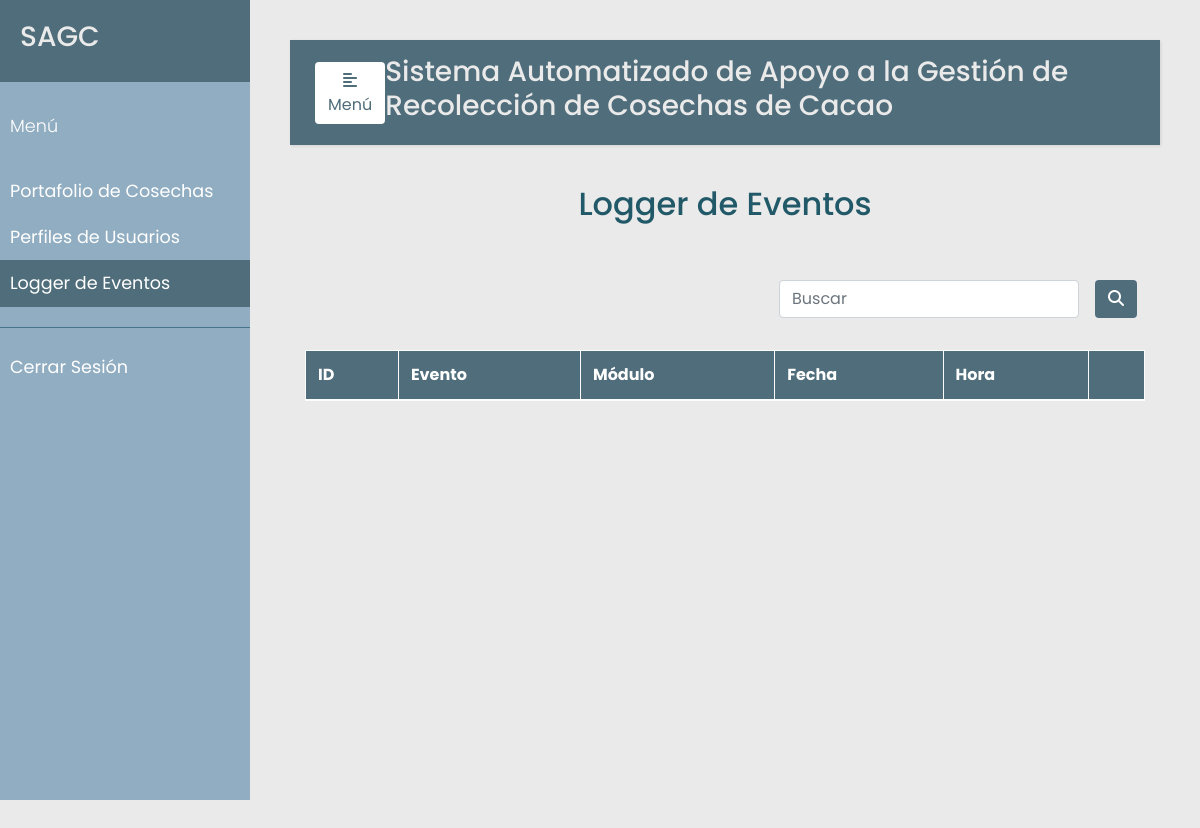
Page /eventos/ (signed in) on the earlier database version.
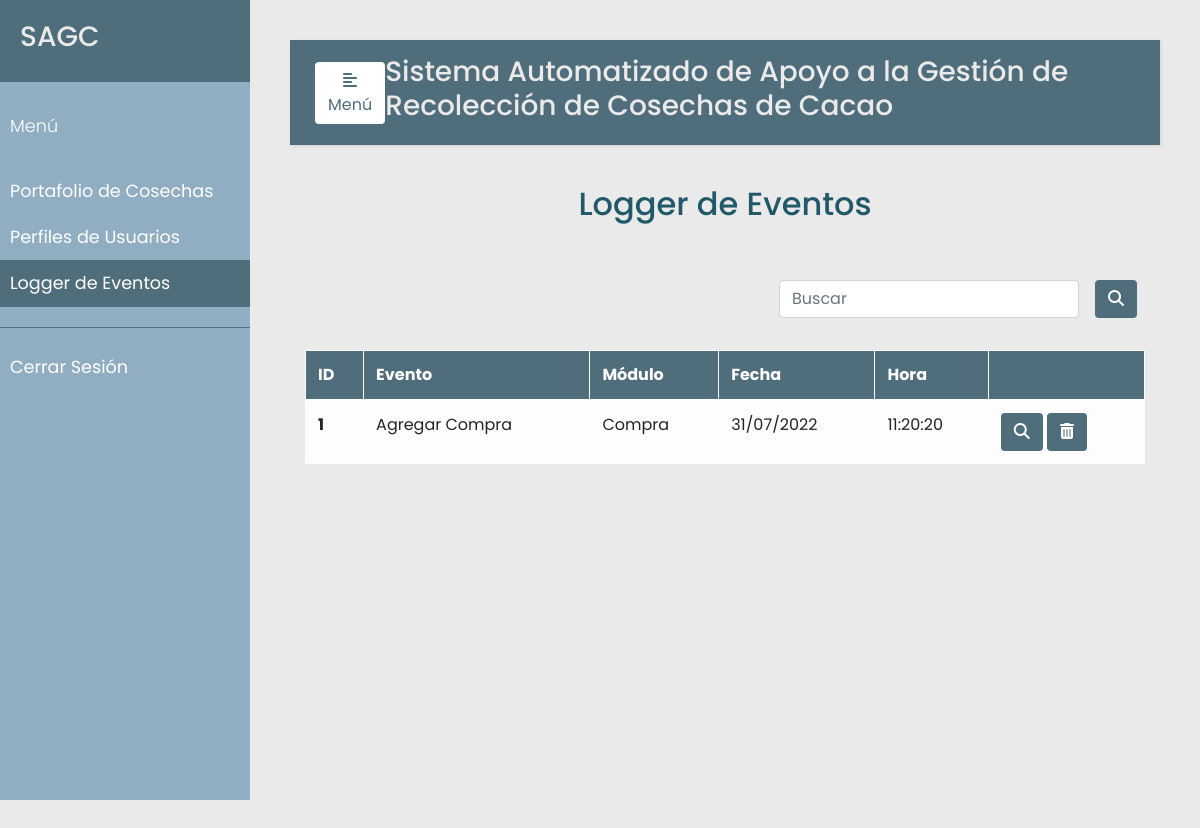
Same page on the later database version.
### src/models.py (models this page shows, shortened)
class Evento(db.Model):
    __tablename__ = 'eventos'
    id = db.Column(db.Integer, primary_key=True)
    usuario = db.Column(db.Integer, db.ForeignKey('usuarios.id'), nullable=False)
    evento = db.Column(db.String(120), nullable=False)
    modulo = db.Column(db.String(120), nullable=False)
    fecha = db.Column(db.DateTime, nullable=False)
    descripcion = db.Column(db.String(120), nullable=False)

### src/eventos.py (the view)
@app.route('/eventos/', methods=['GET'])
@login_required
def eventos():
    return render_template('eventos.html', eventos=Evento.query.all())

### src/decoradores.py (called while the page is built)
def login_required(f):
    @wraps(f)
    def wrap(*args, **kwargs):
        if 'logged_in' in session:
            return f(*args, **kwargs)
        else:
            flash('Necesitas iniciar sesión primero')
            return redirect(url_for('login'))
    return wrap

### templates/eventos.html (shortened to what this page needs)
{% extends "base.html" %}
{% set active_page = "eventos" %}
{% block content %}
<section class="vh-100">
    <div class="container h-100">
        <p class="text-center h2 fw-bold mb-5 mx-1 mx-md-4 mt-4">Logger de Eventos</p>
        <div class="d-flex flex-row-reverse bd-highlight">
            <div class="p-2 bd-highlight" style="display:flex; align-content: flex-end;">
              <form action='/eventos/search' method="post" class="form-inline" style="justify-content: flex-end">
                <input class="form-control mr-3 w-75" type="text" placeholder="Buscar" aria-label="Buscar" name="search_evento" value="{{request.form.search_evento}}">
                <button type="submit" id="search_evento" name="action-type" value="search" class="btn" style="color:#fff; background-color:#4F6D7A;">
                  <i class="fas fa-search" aria-hidden="true"></i>
                </button>
              </form>
            </div>
        </div>
        <br/>
        <table class="table table-bordered table-light table-hover">
          <thead>
            <tr>
              <th scope="col">ID</th>
              <th scope="col">Evento</th>
              <th scope="col">Módulo</th>
              <th scope="col">Fecha</th>
              <th scope="col">Hora</th>
              <th scope="col"></th>
            </tr>
          </thead>
          <tbody>
            {% for u in eventos %}
            <tr>
              <th scope="row">{{u.id}}</th>
              <td>{{ u.evento}}</td>
              <td>{{ u.modulo }}</td>
              <td>{{ u.fecha.strftime("%d/%m/%Y") }}</td>
              <td>{{ u.fecha.strftime("%H:%M:%S") }}</td>
              <td>
                <a href="/eventos/{{ u.id }}/detalles">
                  <button type="button" class="btn action" data-toggle="modal"
                    data-placement="bottom" title="Detallar Evento" data-target="#list-modal-{{u.id}}">
                    <i class="fas fa-search" aria-hidden="true"></i>
                  </button>
                </a>
                <button type="button" class="btn action" data-toggle="modal"
                  data-placement="bottom" title="Eliminar Evento" data-target="#delete-modal-{{u.id}}">
                    <i class="fas fa-trash-alt"></i>
                </button>
              </td>
            </tr>
            {% endfor %}
          </tbody>
        </table>
    </div>
</section>
{% endblock %}

Differences in the rows shown:
added Evento: id "1", evento "Agregar Compra", modulo "Compra", fecha "31/07/2022", fecha "11:20:20"
